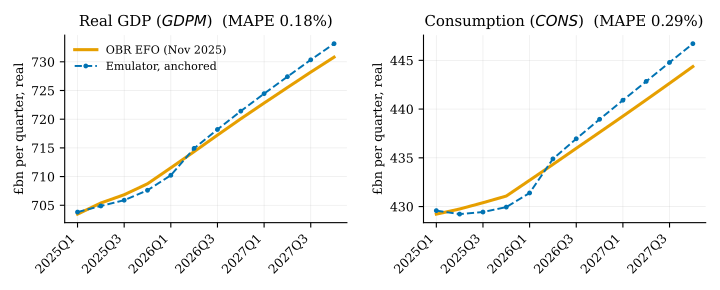

Generate this figure with Python:
"""Figure 1: anchored baseline vs the OBR November 2025 EFO (GDP, consumption).

Runs the anchored solve (add-factors on) over 2025Q1--2027Q4 and plots the
emulator path against the published EFO path. Reproducible:

    ./venv/bin/python fig_anchored.py

with the obr_macro package installed (pip install from the read-only clone of
github.com/PolicyEngine/obr-macroeconomic-model).
"""

from pathlib import Path

import matplotlib.pyplot as plt
import numpy as np

from style import BLUE, ORANGE, quarters_axis

from obr_macro.baseline import build
from obr_macro.data import load_obr_data

HERE = Path(__file__).parent
START, END = "2025Q1", "2027Q4"


def main():
    s = build(anchored=True)
    s.solve(START, END)
    efo = load_obr_data()

    model = s.data.loc[START:END]
    official = efo.loc[START:END]
    periods = list(model.index)

    fig, axes = plt.subplots(1, 2, figsize=(7.2, 2.9))
    for ax, code, label in [
        (axes[0], "GDPM", "Real GDP ($GDPM$)"),
        (axes[1], "CONS", "Consumption ($CONS$)"),
    ]:
        m = model[code].values / 1000.0
        o = official[code].values / 1000.0
        ax.plot(range(len(periods)), o, color=ORANGE, lw=2.2, label="OBR EFO (Nov 2025)")
        ax.plot(
            range(len(periods)),
            m,
            color=BLUE,
            lw=1.4,
            ls="--",
            marker="o",
            ms=2.5,
            label="Emulator, anchored",
        )
        mape = 100 * np.mean(np.abs(m - o) / o)
        ax.set_title(f"{label}\nMAPE {mape:.2f}\\%" if False else f"{label}  (MAPE {mape:.2f}%)")
        ax.set_ylabel("£bn per quarter, real")
        quarters_axis(ax, periods)
    axes[0].legend(loc="upper left", fontsize=8)
    fig.tight_layout()
    fig.savefig(HERE / "fig_anchored.pdf")
    # Persist the series for audit
    out = model[["GDPM", "CONS"]].join(
        official[["GDPM", "CONS"]], lsuffix="_model", rsuffix="_efo"
    )
    out.to_csv(HERE / "fig_anchored_data.csv")
    print("wrote fig_anchored.pdf")


if __name__ == "__main__":
    main()
